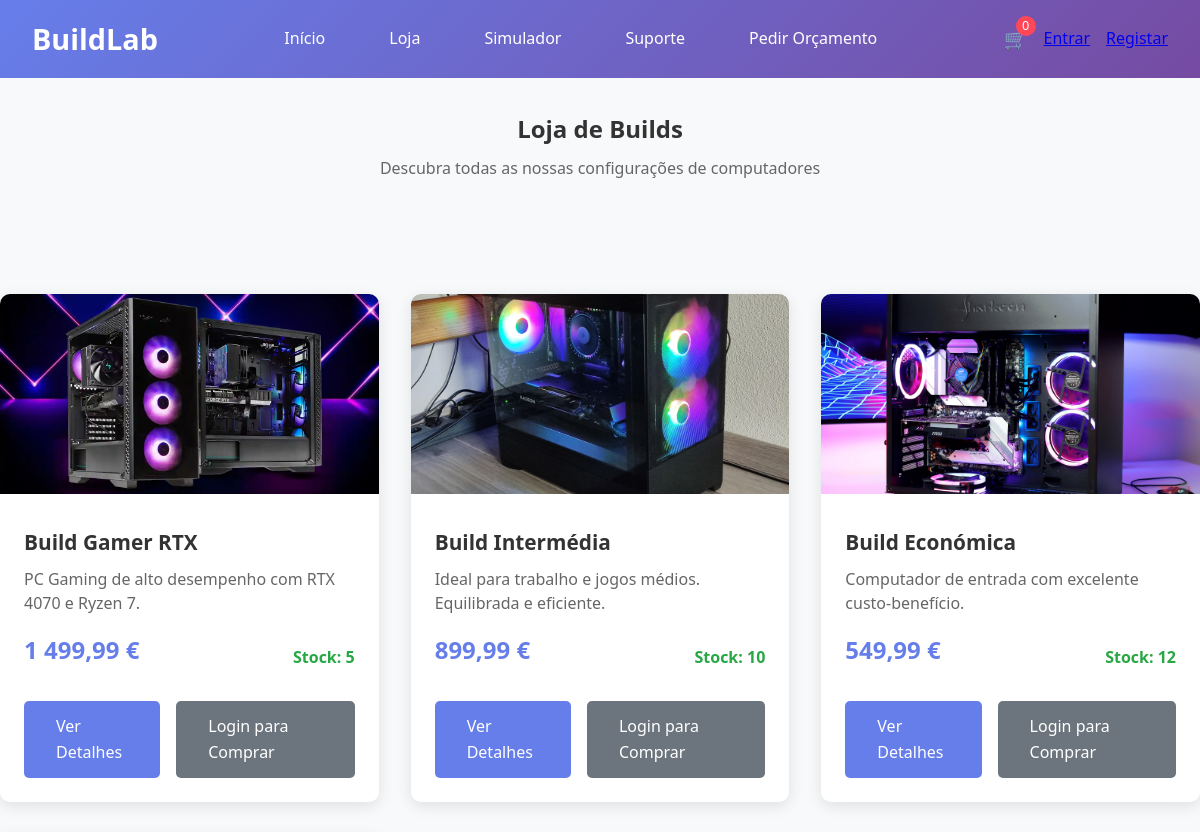
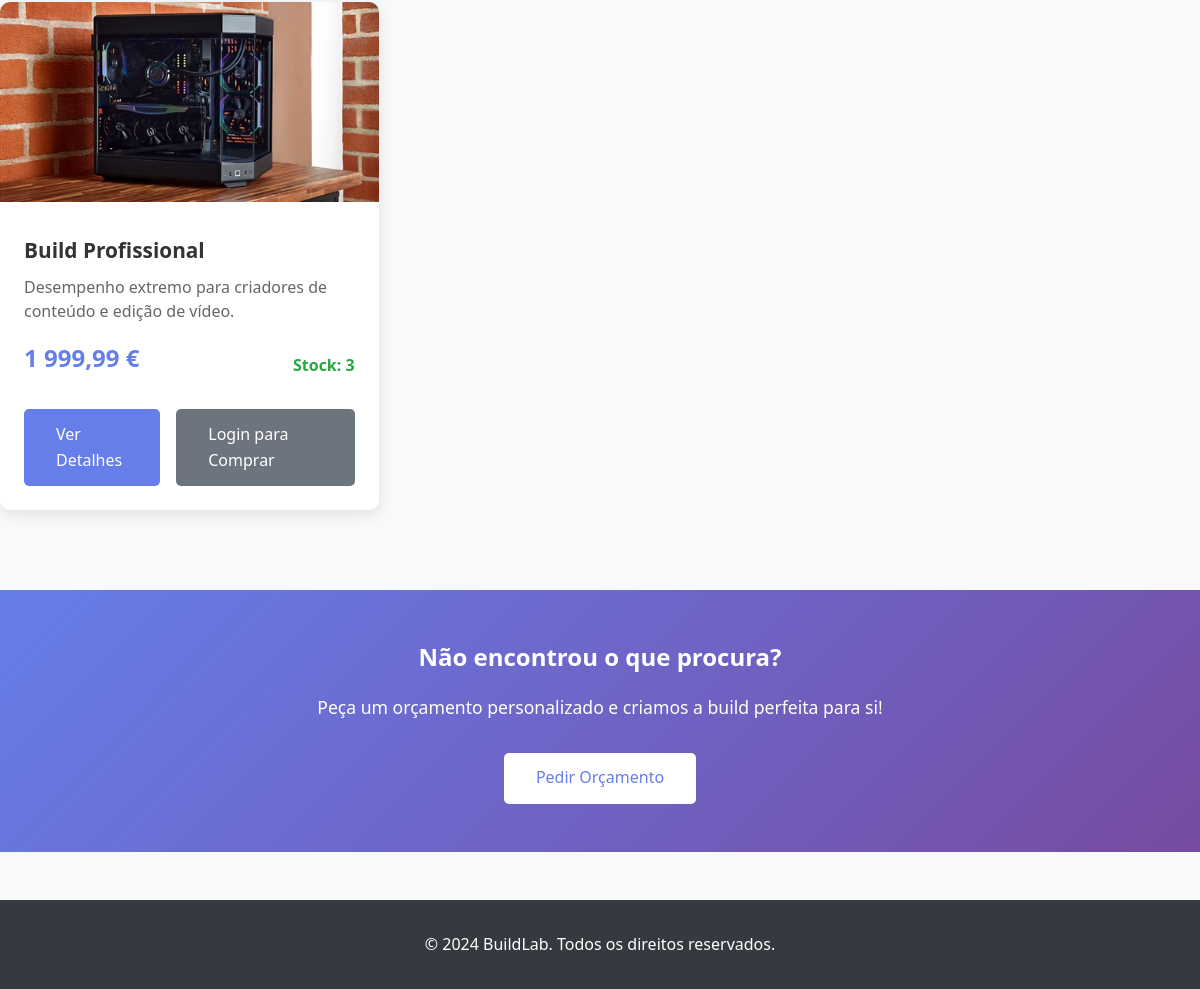
The page /shop.php on the database its author committed (2 pictures, top to bottom).
### tables this page shows
CREATE TABLE builds (
  id INT AUTO_INCREMENT PRIMARY KEY,
  title VARCHAR(150) NOT NULL,
  description TEXT,
  price DECIMAL(10,2) NOT NULL,
  stock INT NOT NULL DEFAULT 0,
  image_path VARCHAR(255),
  usage_tags VARCHAR(255) NULL,
  performance_level ENUM('entry','mid','high','extreme') DEFAULT 'mid',
  created_by INT NULL,
  created_at DATETIME DEFAULT CURRENT_TIMESTAMP,
  updated_at DATETIME DEFAULT CURRENT_TIMESTAMP ON UPDATE CURRENT_TIMESTAMP,
  FOREIGN KEY (created_by) REFERENCES users(id) ON DELETE SET NULL
);

### includes/config.php (called while the page is built, shortened)
<?php
function isLoggedIn() {
    return isset($_SESSION['user_id']);
}
function formatPrice($price) {
    return number_format($price, 2, ',', ' ') . ' €';
}
function getCartCount() {
    return isset($_SESSION['cart']) ? count($_SESSION['cart']) : 0;
}
?>

### shop.php (the view, shortened to what this page needs)
<?php
require_once 'includes/config.php';
$stmt = $pdo->prepare("SELECT * FROM builds ORDER BY created_at DESC");
$stmt->execute();
$builds = $stmt->fetchAll();
?>
<!DOCTYPE html>
<html lang="pt">
<head>
    <link rel="stylesheet" href="css/style.css">
</head>
<body>
    <header class="header">
        <nav class="navbar">
            <a href="index.php" class="logo"><?php echo SITE_NAME; ?></a>
            <ul class="nav-links">
                <li><a href="index.php">Início</a></li>
                <li><a href="shop.php">Loja</a></li>
                <li><a href="build_simulator.php">Simulador</a></li>
                <li><a href="support.php">Suporte</a></li>
                <li><a href="budget_request.php">Pedir Orçamento</a></li>
            </ul>
            <div class="user-menu">
                <a href="cart.php" class="cart-icon">
                    🛒 <span class="cart-count"><?php echo getCartCount(); ?></span>
                </a>
                <?php if (isLoggedIn()): ?>
                    <a href="profile.php">Perfil</a>
                    <?php if (isAdmin()): ?>
                        <a href="admin/">Admin</a>
                    <?php endif; ?>
                    <a href="logout.php">Sair</a>
                <?php else: ?>
                    <a href="login.php">Entrar</a>
                    <a href="register.php">Registar</a>
                <?php endif; ?>
            </div>
        </nav>
    </header>
    <section style="background: #f8f9fa; padding: 2rem 0;">
        <div class="container">
            <h1 style="text-align: center; color: #333; margin-bottom: 0.5rem;">Loja de Builds</h1>
            <p style="text-align: center; color: #666;">Descubra todas as nossas configurações de computadores</p>
        </div>
    </section>
    <section class="container" style="padding: 3rem 0;">
        <?php if (empty($builds)): ?>
            <div style="text-align: center; padding: 3rem;">
                <h3>Nenhuma build disponível</h3>
                <p>Volte em breve para ver as nossas ofertas!</p>
            </div>
        <?php else: ?>
            <div class="builds-grid">
                <?php foreach ($builds as $build): ?>
                    <div class="build-card">
                        <img src="<?php echo $build['image_path'] ?: 'images/placeholder.jpg'; ?>"
                             alt="<?php echo htmlspecialchars($build['title']); ?>"
                             class="build-image">
                        <div class="build-content">
                            <h3 class="build-title"><?php echo htmlspecialchars($build['title']); ?></h3>
                            <p class="build-description"><?php echo htmlspecialchars($build['description']); ?></p>
                            <div style="display: flex; justify-content: space-between; align-items: center; margin-bottom: 1rem;">
                                <div class="build-price"><?php echo formatPrice($build['price']); ?></div>
                                <div style="color: #28a745; font-weight: 600;">
                                    Stock: <?php echo $build['stock']; ?>
                                </div>
                            </div>
                            <div class="build-actions">
                                <a href="build.php?id=<?php echo $build['id']; ?>" class="btn">Ver Detalhes</a>
                                <?php if (isLoggedIn() && $build['stock'] > 0): ?>
                                    <a href="cart.php?action=add&id=<?php echo $build['id']; ?>" class="btn btn-success">Adicionar ao Carrinho</a>
                                <?php elseif (!isLoggedIn()): ?>
                                    <a href="login.php" class="btn btn-secondary">Login para Comprar</a>
                                <?php else: ?>
                                    <span class="btn btn-secondary" style="opacity: 0.6; cursor: not-allowed;">Sem Stock</span>
                                <?php endif; ?>
                            </div>
                        </div>
                    </div>
                <?php endforeach; ?>
            </div>
        <?php endif; ?>
    </section>
    <section style="background: linear-gradient(135deg, #667eea 0%, #764ba2 100%); color: white; padding: 3rem 0; text-align: center;">
        <div class="container">
            <h2 style="margin-bottom: 1rem;">Não encontrou o que procura?</h2>
            <p style="margin-bottom: 2rem; font-size: 1.1rem;">Peça um orçamento personalizado e criamos a build perfeita para si!</p>
            <a href="budget_request.php" class="btn" style="background: white; color: #667eea;">Pedir Orçamento</a>
        </div>
    </section>
    <footer class="footer">
        <div class="container">
            <p>&copy; 2024 <?php echo SITE_NAME; ?>. Todos os direitos reservados.</p>
        </div>
    </footer>
</body>
</html>

### css/style.css (style rules this page uses)
* { margin: 0; padding: 0; box-sizing: border-box; }
body { font-family: 'Segoe UI', Tahoma, Geneva, Verdana, sans-serif; line-height: 1.6; color: #333; background-color: #f8f9fa; }
.header { background: linear-gradient(135deg, #667eea 0%, #764ba2 100%); color: white; padding: 1rem 0; box-shadow: 0 2px 10px rgba(0,0,0,0.1); }
.navbar { display: flex; justify-content: space-between; align-items: center; max-width: 1200px; margin: 0 auto; padding: 0 2rem; }
.logo { font-size: 1.8rem; font-weight: bold; text-decoration: none; color: white; }
.nav-links { display: flex; list-style: none; gap: 2rem; }
.nav-links a { color: white; text-decoration: none; padding: 0.5rem 1rem; border-radius: 5px; transition: background-color 0.3s; }
.user-menu { display: flex; align-items: center; gap: 1rem; }
.cart-icon { position: relative; color: white; text-decoration: none; font-size: 1.2rem; }
.cart-count { position: absolute; top: -8px; right: -8px; background: #ff4757; color: white; border-radius: 50%; width: 20px; height: 20px; display: flex; align-items: center; justify-content: center; font-size: 0.8rem; }
.container { max-width: 1200px; margin: 0 auto; padding: 0 2rem; }
.btn { display: inline-block; padding: 0.8rem 2rem; background: #667eea; color: white; text-decoration: none; border-radius: 5px; transition: background-color 0.3s; border: none; cursor: pointer; font-size: 1rem; }
.btn-secondary { background: #6c757d; }
.builds-grid { display: grid; grid-template-columns: repeat(auto-fit, minmax(300px, 1fr)); gap: 2rem; margin: 2rem 0; }
.build-card { background: white; border-radius: 10px; overflow: hidden; box-shadow: 0 4px 15px rgba(0,0,0,0.1); transition: transform 0.3s, box-shadow 0.3s; }
.build-image { width: 100%; height: 200px; object-fit: cover; }
.build-content { padding: 1.5rem; }
.build-title { font-size: 1.3rem; margin-bottom: 0.5rem; color: #333; }
.build-description { color: #666; margin-bottom: 1rem; line-height: 1.5; }
.build-price { font-size: 1.5rem; font-weight: bold; color: #667eea; margin-bottom: 1rem; }
.build-actions { display: flex; gap: 1rem; }
.footer { background: #343a40; color: white; text-align: center; padding: 2rem 0; margin-top: 3rem; }

### rows shown on the page
builds: image_path (picture), title "Build Gamer RTX", description "PC Gaming de alto desempenho com RTX 4070 e Ryzen 7.", price "1 499,99 €", stock "5"
builds: image_path (picture), title "Build Intermédia", description "Ideal para trabalho e jogos médios. Equilibrada e eficiente.", price "899,99 €", stock "10"
builds: image_path (picture), title "Build Económica", description "Computador de entrada com excelente custo-benefício.", price "549,99 €", stock "12"
builds: image_path (picture), title "Build Profissional", description "Desempenho extremo para criadores de conteúdo e edição de vídeo.", price "1 999,99 €", stock "3"

### other values the page prints
SITE_NAME "BuildLab"
getCartCount() "0"
